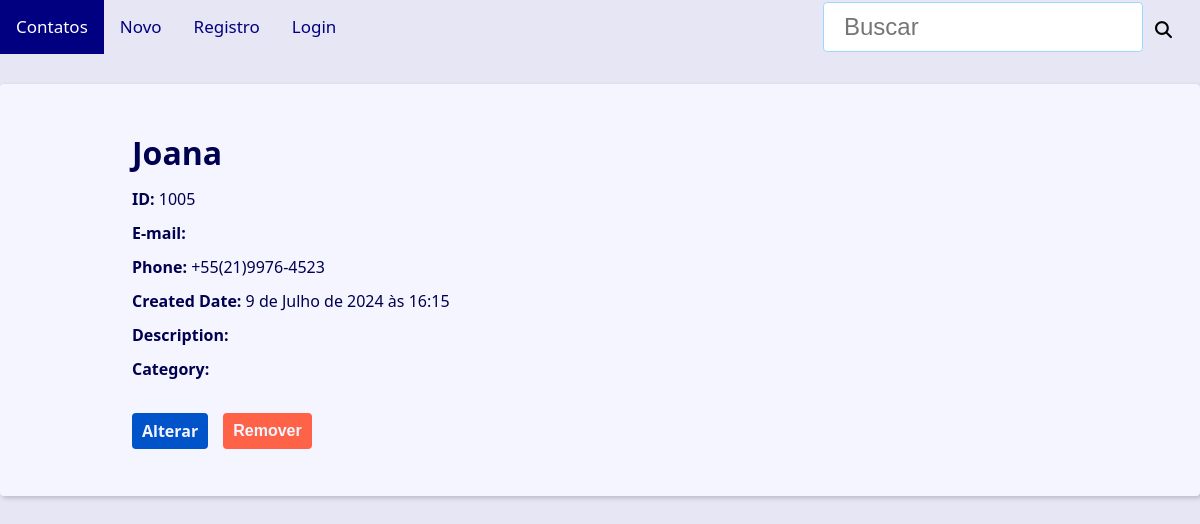
Screenshot of /1005/ with the database file from the repository.
### contact/models.py (models this page shows, shortened)
class Contact(models.Model):
    first_name = models.CharField(max_length=50)
    last_name = models.CharField(max_length=50, blank=True)
    phone = models.CharField(max_length=50)
    email = models.EmailField(max_length=254, blank=True, verbose_name='E-mail')
    created_date = models.DateTimeField(default=timezone.now)
    description = models.TextField(blank=True, verbose_name='Descrição')
    show = models.BooleanField(default=True)
    picture = models.ImageField(blank=True, upload_to='pictures/%Y/%m/', verbose_name='Imagem')
    owner = models.ForeignKey(
        User,
        on_delete=models.SET_NULL,
        blank=True, null=True
    )
    category = models.ForeignKey(
        Category,
        on_delete=models.SET_NULL,
        blank=True,
        null=True,
        verbose_name='Categoria'
    )

### contact/views/contact_views.py (the view)
# urls.py: path('<int:contact_id>/', views.contact, name='contact'),
def contact(request, contact_id):
    single_contact = get_object_or_404(
        Contact, pk=contact_id, show=True
    )
    site_title = f'{single_contact.first_name} {single_contact.last_name}'
    context = {
        'contact': single_contact,
        'site_title' : ' - ' + site_title
    }
    return render(
        request,
        'contact/contact.html',
        context
    )

### contact/templates/contact/contact.html (shortened to what this page needs)
{% extends 'global/base.html' %}
{% block content %}
  <div class="single-contact">
    <h1 class="single-contact-name">
      {{ contact.first_name }} {{ contact.last_name }}
    </h1>
    <p><b>ID:</b> {{ contact.id }}</p>
    <p><b>E-mail:</b> {{ contact.email }}</p>
    <p><b>Phone:</b> {{ contact.phone }}</p>
    <p><b>Created Date:</b> {{ contact.created_date }}</p>
    <p><b>Description:</b> {{ contact.description }}</p>
    <p><b>Category:</b> {{ contact.category.name }}</p>
    <div class="contact-links">
      <a class="btn btn-link" href="{% url 'contact:update' contact.id %}">Alterar</a>
      <form action="{% url 'contact:delete' contact.id %}" method="POST">
        {% if confirmation == 'no' %}
          <input type="hidden" name="confirmation" value="yes">
          <button class="btn btn-link btn-delete" type="submit">Confirma?</button>
        {% else %}
          <button class="btn btn-link btn-delete" type="submit">Remover</button>
        {% endif %}
      </form>
    </div>
  </div>
{% endblock content %}

### base/static/global/css/style.css (style rules this page uses)
:root { --spacing: 1.5rem; --link-dark-color: rgb(0, 83, 200); --link-light-color: rgb(156, 217, 255); --clr-white: rgb(245, 245, 255); --clr-blue: rgb(0, 0, 80); --clr-light-gray: rgb(230, 230, 245); --clr-dark-shadow-5: rgba(0, 0, 10, 5%); --clr-dark-shadow-10: rgba(0, 0, 10, 10%); --clr-dark-shadow-20: rgba(0, 0, 10, 20%); --clr-light-shadow-5: rgba(200, 200, 255, 5%); --clr-light-shadow-10: rgba(200, 200, 255, 20%); --clr-light-shadow-20: rgba(200, 200, 255, 20%); --main-page-width: 120rem; --table-min-width: 60rem; --biggest-font-size: 5rem; --bigger-font-size: 4rem; --big-font-size: 3.2rem; --medium-font-size: 2.4rem; --small-font-size: 1.6rem; --smaller-font-size: 1.4rem; --smallest-font-size: 1.2rem; --transition-fast: 300ms; --transition-medium: 600ms; --transition-slow: 1s; --default-border-radius: 4px; }
*, *::before, *::after { margin: 0; padding: 0; box-sizing: border-box; }
html { font-size: 62.5%; }
body { font-family: system-ui, -apple-system, BlinkMacSystemFont, 'Segoe UI', Roboto, Oxygen, Ubuntu, Cantarell, 'Open Sans', 'Helvetica Neue', sans-serif; line-height: 1.5; font-size: var(--small-font-size); color: var(--clr-blue); -webkit-font-smoothing: antialiased; background: var(--clr-light-gray); }
@media (min-width: 600px) { .single-contact { max-width: 80%; margin: calc(var(--spacing) * 2) auto; } }
.single-contact h1 { margin: 1rem 0; }
.single-contact p { margin: 1rem 0; }
.btn { background-color: var(--link-dark-color); color: var(--clr-white); font-weight: bold; border: none; padding: 1rem 2rem; border-radius: var(--default-border-radius); cursor: pointer; transition: filter var(--transition-fast) ease-in-out; }
.contact-links { margin-block: calc(var(--small-font-size) * 2); display: flex; align-items: center; gap: 0 var(--spacing); }
.btn-link { font-size: var(--small-font-size); text-decoration: none; font-weight: bold; padding: 1rem; display: block; line-height: var(--small-font-size); }
.btn-delete { background: tomato; }

### rows the page displays
Contact: first_name "Joana", id "1005", phone "+55(21)9976-4523", created_date "9 de Julho de 2024 às 16:15"
